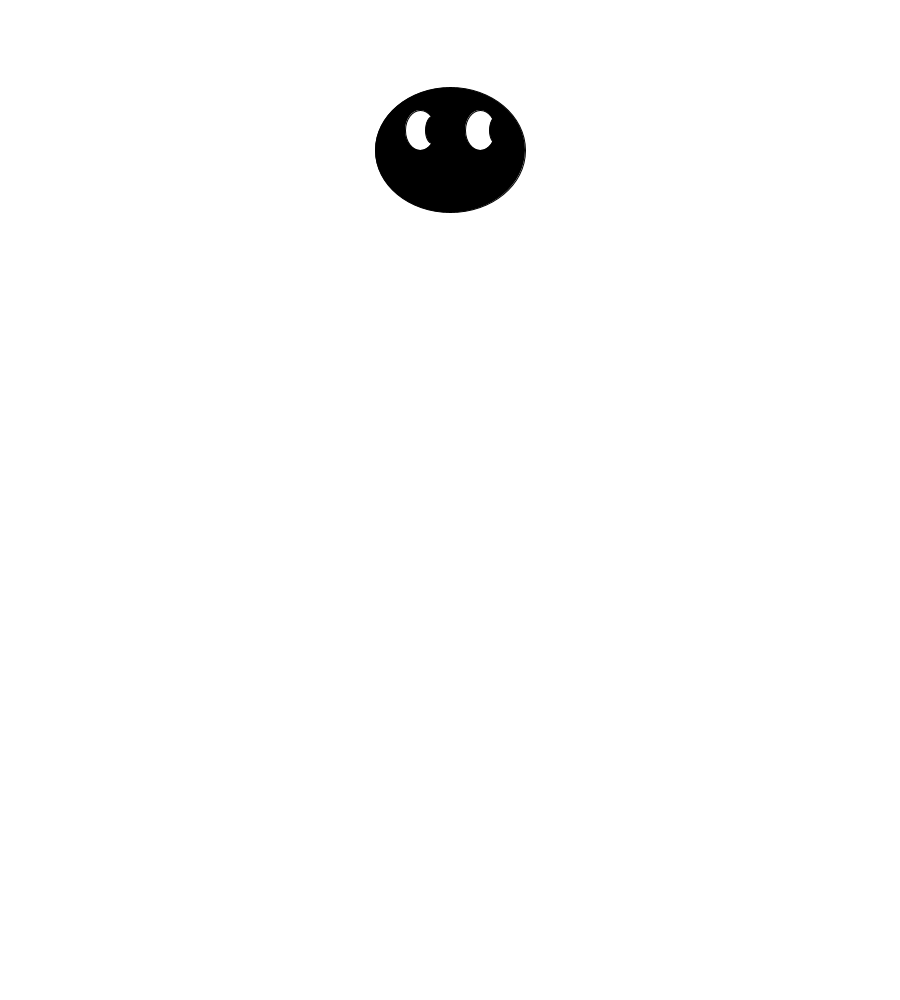
Frame 1 (no input)
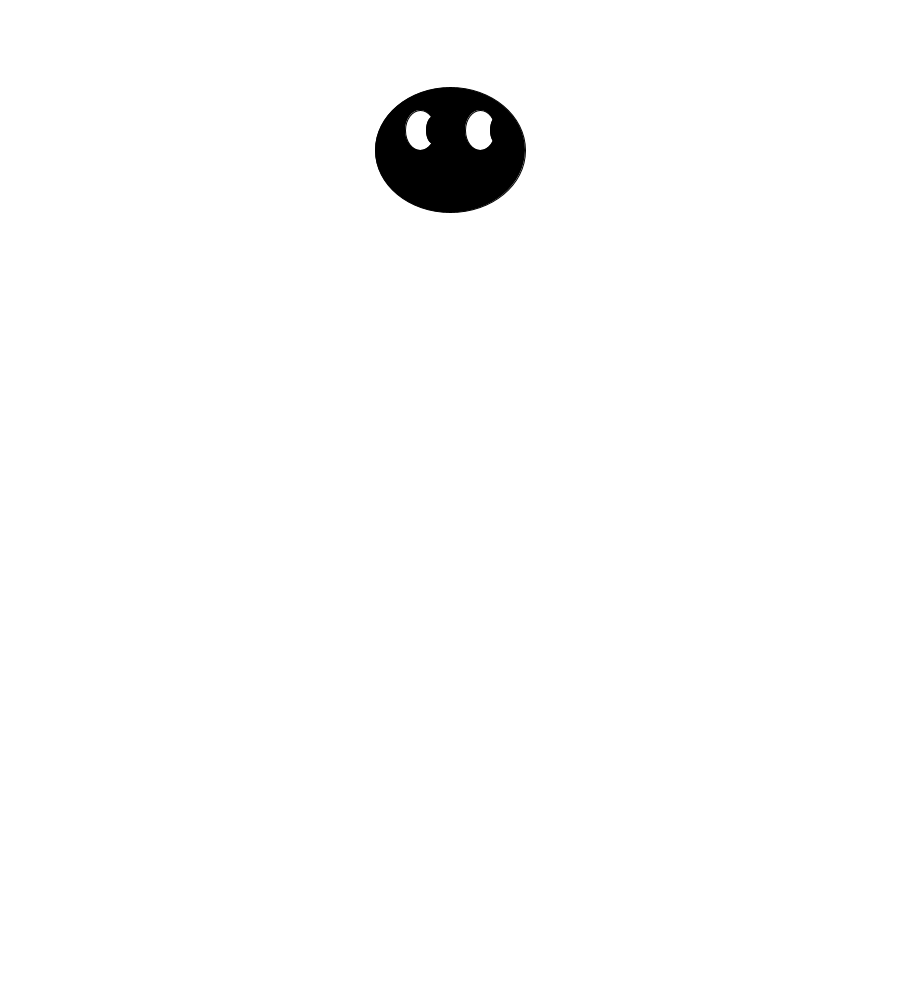
Frame 60 (the mouse pressed at the canvas centre just before this capture)
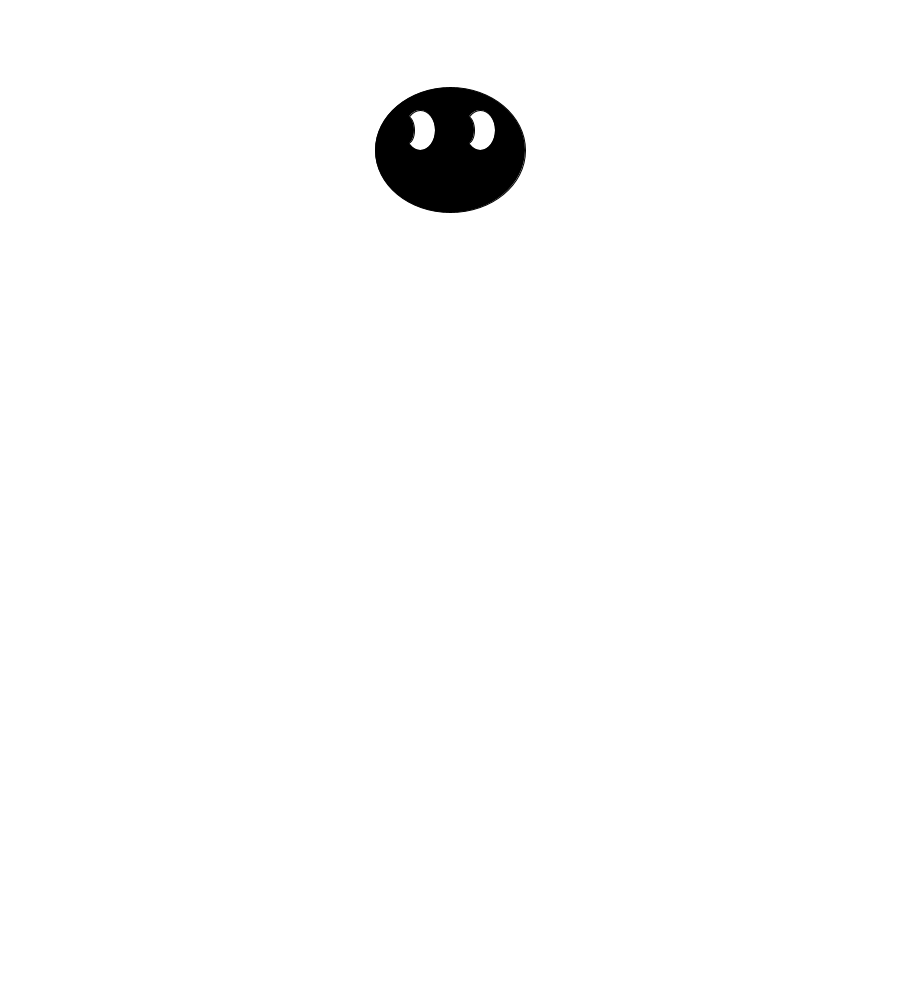
Frame 120 (the mouse held since frame 60 and released just before this capture)

The Processing sketch that drew these frames (run headless with seeded random() and noise(); from frame 60 on, the mouse is pressed at the canvas centre):

// Processing sketch: processing_163989
// ── processing_163989.pde

void setup() {
  size(900, 1000);
  colorMode(HSB, 255);
}

void draw() {
  background(255);
  fill(0);
  ellipse(450, 150, 150, 125);
  fill(255);
  ellipse(420, 130, 30, 40);
  ellipse(480, 130, 30, 40);
  fill(0);
  float mappedEyeLeft = map(second(), 0, 59, 407, 433);
  float mappedEyeRight = map(second(), 0, 59, 467, 497);
  ellipse(mappedEyeLeft, 130, 14, 27); 
  ellipse(mappedEyeRight, 130, 14, 27);
}
